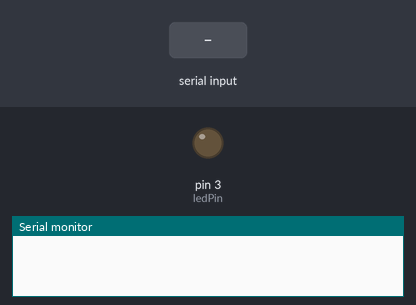
This sketch was run on a simulated Arduino Uno, built with avr-gcc and run on an emulated ATmega328P. On the bench: output pins drawn as LEDs (lit = HIGH), the last lines printed to the serial monitor. The inputs (shaded band) are chosen by the test bench.

Above: at 1.2 s.
1.3 s: "1" received over Serial
At 2.5 s:
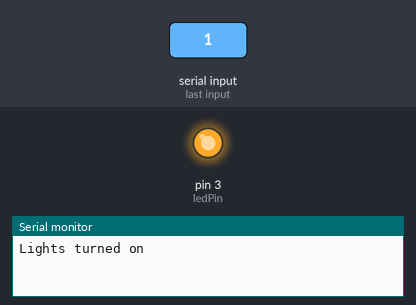
2.8 s: "0" received over Serial
At 3.8 s:
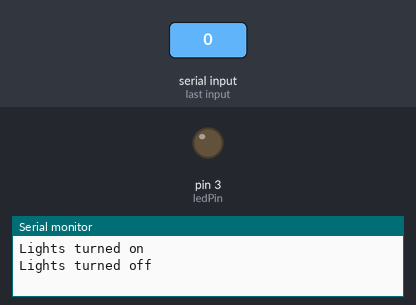
Timing chart, 0 to 5.8 s (numbered marks = the images above; inputs shaded):
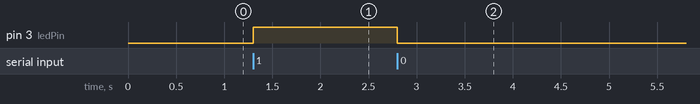

Measured:
- after the input at 1.3 s, pin 3 (ledPin): LOW → HIGH at once
- after the input at 2.8 s, pin 3 (ledPin): HIGH → LOW at once

The sketch:

aiSpirit.ino
```cpp
const int ledPin = 3;  // Pin to which the LED is connected

void setup() {
  Serial.begin(9600);  // Start serial communication
  pinMode(ledPin, OUTPUT);  // Set the LED pin as an output
}

void loop() {
  if (Serial.available() > 0) {  // If data is available to read
    char command = Serial.read();  // Read the incoming data

    if (command == '1') {
      digitalWrite(ledPin, HIGH);  // Turn on the LED
      Serial.println("Lights turned on");
    } else if (command == '0') {
      digitalWrite(ledPin, LOW);  // Turn off the LED
      Serial.println("Lights turned off");
    }
  }
}
```
